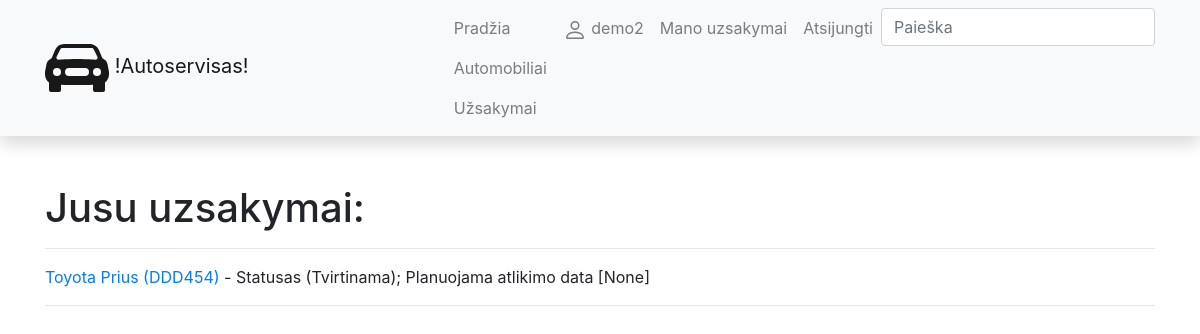
Screenshot of /autoservisas/my_orders/ (signed in) with the database file from the repository.
### autoservisas/models.py (models this page shows, shortened)
class Uzsakymas(models.Model):
    data = models.DateTimeField(verbose_name='Data ir laikas', auto_now_add=True)
    automobilis = models.ForeignKey(to='Automobilis', verbose_name='Automobilis', on_delete=models.SET_NULL, null=True)
    klientas = models.ForeignKey(to=User, on_delete=models.SET_NULL, null=True, blank=True)
    grazinimo_data = models.DateField(verbose_name='Bus atlikta', null=True, blank=True)
    LOAN_STATUS = (
        ('p', 'Patvirtinta'),
        ('v', 'Vykdoma'),
        ('a', 'Atsaukta'),
        ('t', 'Tvirtinama'),
        ('i', 'Ivykdyta'),
    )
    status = models.CharField(verbose_name="Busena", max_length=1, choices=LOAN_STATUS, blank=True, default='t')
    def is_overdue(self):
        return self.grazinimo_data and date.today() > self.grazinimo_data
    class Meta:
        verbose_name = "Uzsakymas"
        verbose_name_plural = "Uzsakymai"

class Automobilis(models.Model):
    valstybinis_nr = models.CharField(verbose_name='Valstybinis numeris', max_length=6)
    vin = models.CharField(verbose_name='VIN kodas', max_length=17)
    kliento_vardas = models.CharField(verbose_name='Savininkas', max_length=50)
    automobilio_modelis = models.ForeignKey(to='AutomobilioModelis', verbose_name='Automobilio modelis', on_delete=models.SET_NULL, null=True)
    photo = models.ImageField(verbose_name="Nuotrauka", upload_to='vehicles', null=True, blank=True) #arba tik blank=True
    description = HTMLField(verbose_name='Aprasymas', max_length=2000, default='')
    def __str__(self):
        return f'{self.automobilio_modelis} ({self.valstybinis_nr})'
    class Meta:
        verbose_name = "Automobilis"
        verbose_name_plural = "Automobiliai"

class AutomobilioModelis(models.Model):
    marke = models.CharField(verbose_name='Gamintojas', max_length=50)
    modelis = models.CharField(verbose_name='Modelis', max_length=50)
    def __str__(self):
        return f'{self.marke} {self.modelis}'
    class Meta:
        verbose_name = "Automobilio modelis"
        verbose_name_plural = "Automobilio modeliai"

### autoservisas/views.py (the view)
# urls.py: path('my_orders/', views.MyOrdersListview.as_view(), name='my_orders'),
class MyOrdersListview(LoginRequiredMixin, generic.ListView):
    model = Uzsakymas
    context_object_name = 'my_orders'
    template_name = 'my_orders.html'
    def get_queryset(self):
        return Uzsakymas.objects.filter(klientas=self.request.user)

### autoservisas/templates/my_orders.html (shortened to what this page needs)
{% extends 'base.html'%}
{% block content %}
<h1>Jusu uzsakymai:</h1>
<hr>
{% for orderis in my_orders %}
<p><a href="{% url 'order' orderis.id %}">{{ orderis.automobilis }}</a> - Statusas ({{ orderis.get_status_display }}); Planuojama atlikimo data [<span class="{% if orderis.is_overdue %}text-danger{% endif %}">{{ orderis.grazinimo_data}}</span>]</p>
<hr>
{% endfor %}
{% endblock %}

### autoservisas/templates/base.html (shortened to what this page needs)
<!DOCTYPE html>
<html lang="en">
<head>
    <link rel="stylesheet" href="https://stackpath.bootstrapcdn.com/bootstrap/4.1.3/css/bootstrap.min.css"
>
    <link rel="stylesheet" href="https://cdnjs.cloudflare.com/ajax/libs/font-awesome/4.7.0/css/font-awesome.min.css">
    {% load static %}
</head>
<body>
{% load i18n %}
<nav class="navbar navbar-expand-lg navbar-light bg-light static-top mb-5 shadow">
    <div class="container">
        <a class="navbar-brand" href="#">
            !Autoservisas!</a>
        <div class="collapse navbar-collapse" id="navbarResponsive">
            <ul class="navbar-nav ml-auto">
                <li class="nav-item">
                    <a class="nav-link" href="{% url 'index' %}">Pradžia</a>
                    <a class="nav-link" href="{% url 'vehicles' %}">Automobiliai</a>
                    <a class="nav-link" href="{% url 'orders' %}">Užsakymai</a>
                </li>
                {% if user.is_authenticated %}
                <li class="nav-item"><a class="nav-link" href="{% url 'profile' %}">
                    {{ user.get_username }}</a></li>
                <li class="nav-item"><a class="nav-link" href="{% url 'my_orders'%}">Mano uzsakymai</a></li>
                <li class="nav-item"><a class="nav-link" href="{% url 'logout'%}">Atsijungti</a></li>
                {% else %}
                <li class="nav-item"><a class="nav-link" href="{% url 'register'%}">Registruotis</a></li>
                <li class="nav-item"><a class="nav-link" href="{% url 'login'%}">Prisijungti</a></li>
                {% endif %}
                <li>
                <form action="{% url 'search' %}" method="get" class="form-inline my-2 my-md-0">
                <input name="query" class="form-control" type="text" placeholder="Paieška">
                </form>
                </li>
            </ul>
        </div>
    </div>
</nav>
<div class="container">
    {% block content %}{% endblock %}
</div>
</body>
</html>

### rows the page displays
Uzsakymas: automobilis "Toyota Prius (DDD454)", status "Tvirtinama", grazinimo_data "None"

### other values shown
{{ user.get_username }} "demo2"
